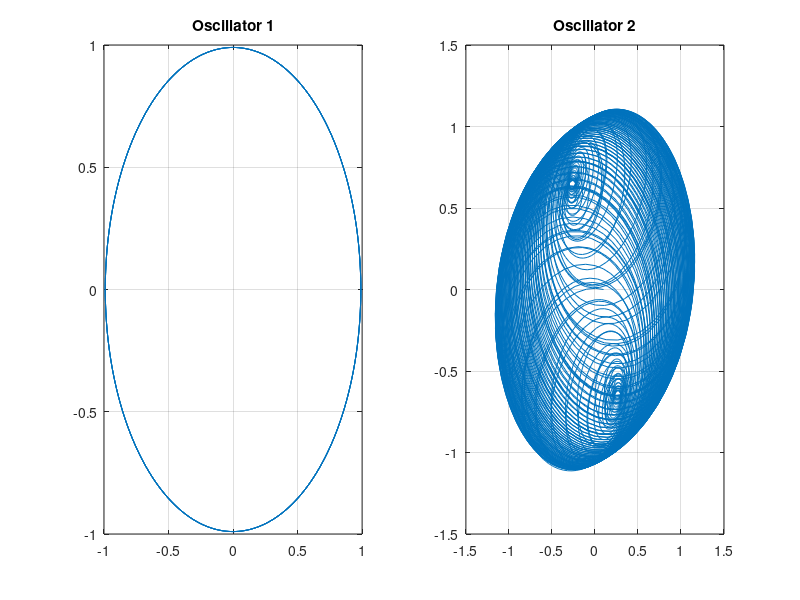
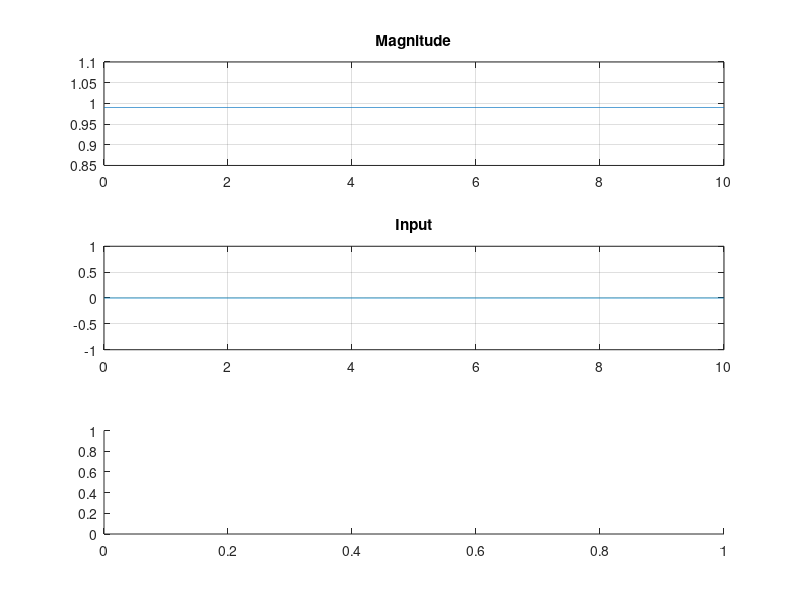

Write the MATLAB code that produced these figures, in order. (Note: this script raises an error after producing the figures.)
% beta modulator prototype

clear all;close all;clc;

% parameters of the modulating oscillator
z01 = 0.99;
alpha = 0;
beta1 = 0;
beta2 = 0;
epsilon1 = 1;
f1 = 0.5;

% parameters of the beta oscillator
z02 = 0.1;
alpha2 = 100;
beta12 = -100;
beta22 = 0;
epsilon2 = 1;
f2 = 20;

% parameters for time
fs = 1000;
dur = 10; % in seconds
T = 1/fs;
time = 0:T:dur;

ntime = length(time);

% initialize empty arrays
t_out = zeros(size(time));
z_out_1 = zeros(size(time));
z_out_2 = zeros(size(time));

t_out(1) = time(1);
z_out_1(1) = z01;
z_out_2(1) = z02;

% coupling parameter
c12 = -100;

% add an input
input = zeros(size(time));
ntaps = 4;
for i=1:ntaps
    input(fs*2*i:fs*2*i+25) = 0;
end

for i=1:ntime-1
    
    %%% first layer %%%
    
    k1 = z_out_1(i)*(alpha + 1i*2*pi*f1 + beta1*abs(z_out_1(i))^2 + ...
        ((epsilon1*beta2*abs(z_out_1(i)))^4)/(1-epsilon1*abs(z_out_1(i))^2)) + input(i);
    
    z1 = z_out_1(i)+(T/2)*k1;
    
    k2 = z1*(alpha + 1i*2*pi*f1 + beta1*abs(z1)^2 + ...
        ((epsilon1*beta2*abs(z1))^4)/(1-epsilon1*abs(z1)^2)) + (input(i) + input(i+1))/2;
    
    z2 = z_out_1(i)+(T/2)*k2;
    
    k3 = z2*(alpha + 1i*2*pi*f1 + beta1*abs(z2)^2 + ...
        ((epsilon1*beta2*abs(z2))^4)/(1-epsilon1*abs(z2)^2)) + (input(i) + input(i+1))/2;
    
    z3 = z_out_1(i)+T*k3;
    
    k4 = z3*(alpha + 1i*2*pi*f1 + beta1*abs(z3)^2 + ...
        ((epsilon1*beta2*abs(z3))^4)/(1-epsilon1*abs(z3)^2)) + (input(i));
    
    z_out_1(i+1) = z_out_1(i) + (1/6)*T*(k1+(2*k2)+(2*k3)+k4);
    
    %%% second layer %%%
    
    k1 = z_out_2(i)*(alpha2 + 1i*2*pi*f2 + beta12*abs(z_out_2(i))^2 + ...
        ((epsilon2*beta22*abs(z_out_2(i)))^4)/(1-epsilon2*abs(z_out_2(i))^2)) + c12*real(z_out_1(i));
    
    z1 = z_out_2(i)+(T/2)*k1;
    
    k2 = z1*(alpha2 + 1i*2*pi*f2 + beta12*abs(z1)^2 + ...
        ((epsilon2*beta22*abs(z1))^4)/(1-epsilon2*abs(z1)^2)) + c12*real(z_out_1(i) + z_out_1(i+1))/2;
    
    z2 = z_out_2(i)+(T/2)*k2;
    
    k3 = z2*(alpha2 + 1i*2*pi*f2 + beta12*abs(z2)^2 + ...
        ((epsilon2*beta22*abs(z2))^4)/(1-epsilon2*abs(z2)^2)) + c12*real(z_out_1(i) + z_out_1(i+1))/2;
    
    z3 = z_out_2(i)+T*k3;
    
    k4 = z3*(alpha2 + 1i*2*pi*f2 + beta12*abs(z3)^2 + ...
        ((epsilon2*beta22*abs(z3))^4)/(1-epsilon2*abs(z3)^2)) + c12*real(z_out_1(i));
    
    z_out_2(i+1) = z_out_2(i) + (1/6)*T*(k1+(2*k2)+(2*k3)+k4);            
    
    t_out(i+1) = t_out(i) + T;
    
end

figure(1)
axis square
subplot(1,2,1)
plot((z_out_1));
title('Oscillator 1')
grid on
subplot(1,2,2)
plot((z_out_2));
grid on
title('Oscillator 2')

figure(2)
subplot(3,1,1)
plot(time,abs(z_out_1))
grid on
title('Magnitude')
subplot(3,1,2)
plot(time,input)
grid on
title('Input')
subplot(3,1,3)
spectrogram(z_out_1,kaiser(256,5),220,20000,fs,'yaxis')
title('Spectrum')
ylim([0 100])
xlabel('time(s)')

figure(3)
subplot(3,1,1)
plot3(time,real(z_out_2),imag(z_out_2))
grid on
title('Magnitude')
subplot(3,1,2)
plot(time,real(z_out_1))
grid on
title('Input')
subplot(3,1,3)
spectrogram(z_out_2,kaiser(256,5),220,20000,fs,'yaxis')
title('Spectrum')
ylim([0 100])
xlabel('time(s)')